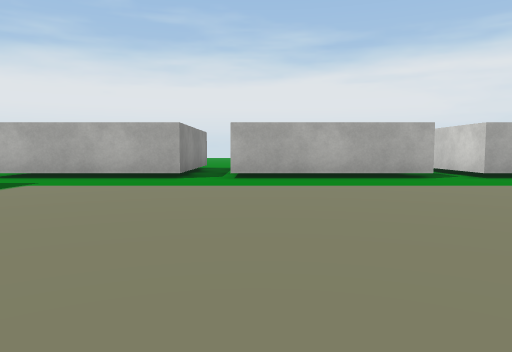
View 1 (above)

21 first-person views from a walk through a Unity game level. The camera is 0.55 m above the floor, tilts 4° down and sees 70° across. The floor is counted in squares, 1 m on a side. Each view is taken from the middle of a square. On the plan, view 1 faces up. The plan holds only what a view shows up to about 9 squares ahead; the rest is blank. The place goes on beyond the plan. Some surface patterns are stand-ins.

View 2
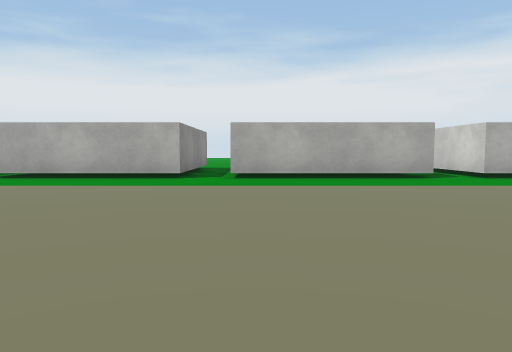

View 3
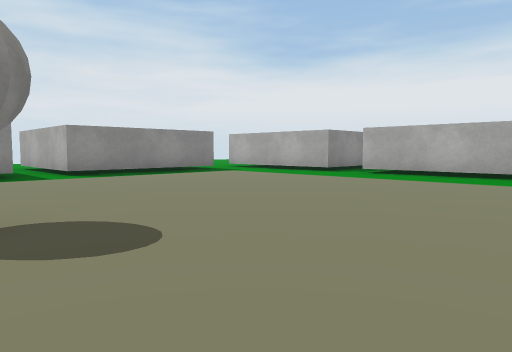

View 4
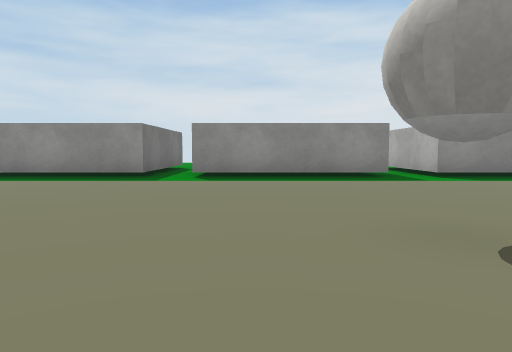

View 5
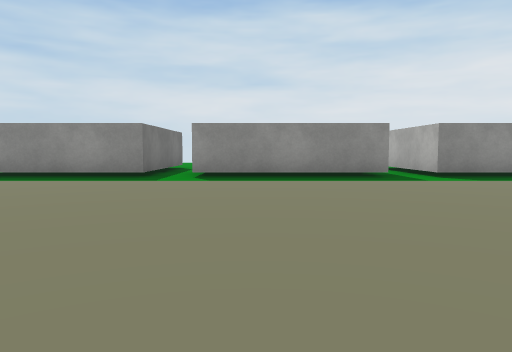

View 6
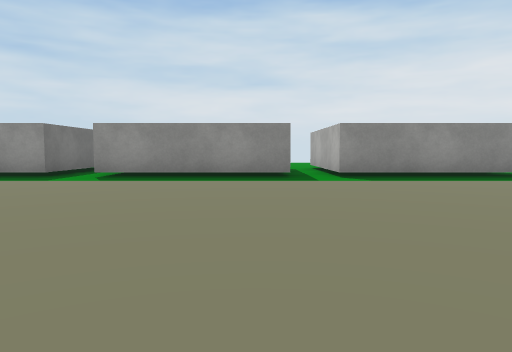

View 7
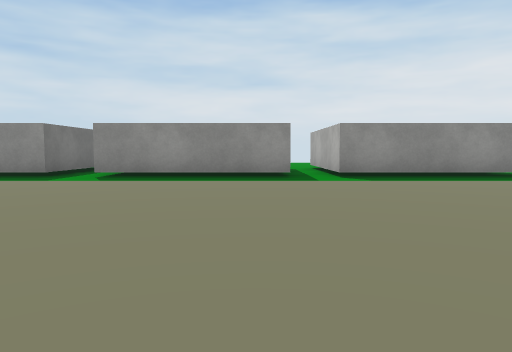

View 8
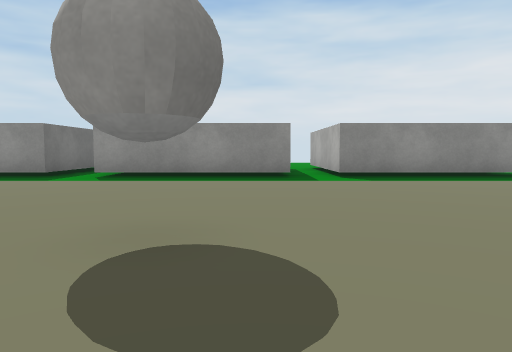

View 9
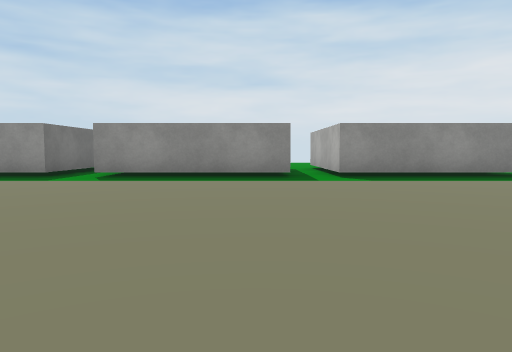

View 10
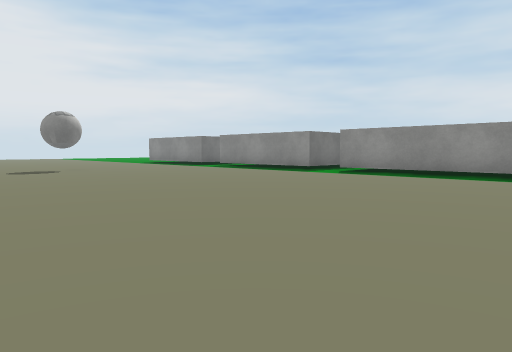

View 11
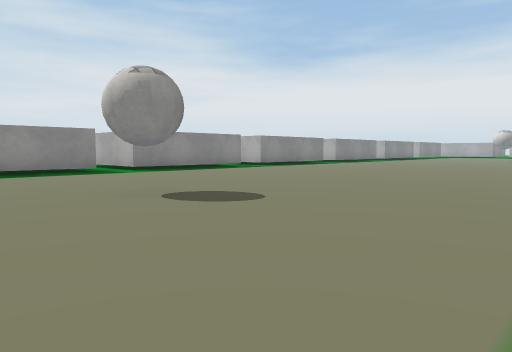

View 12
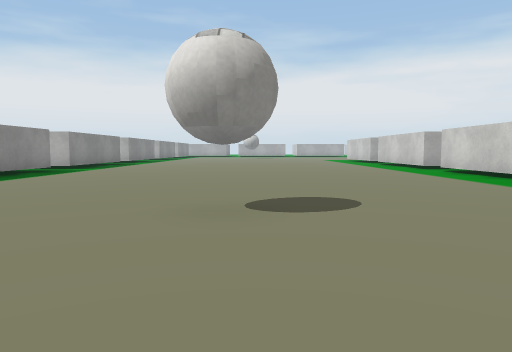

View 13
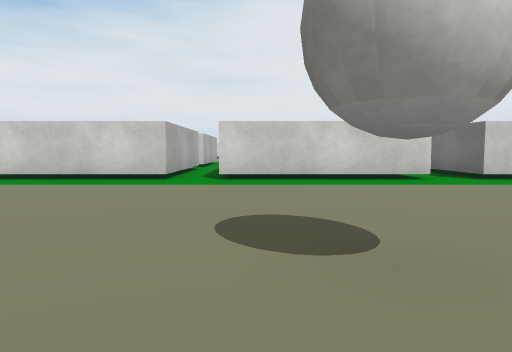

View 14
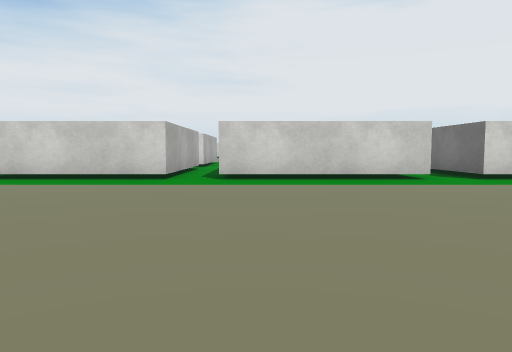

View 15
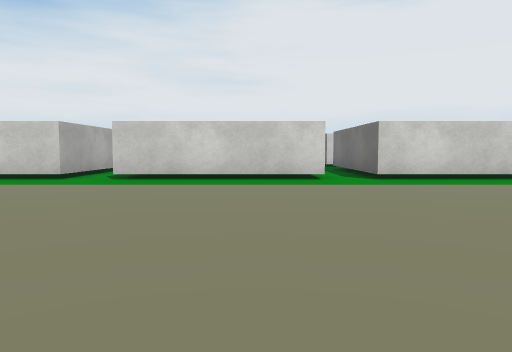

View 16
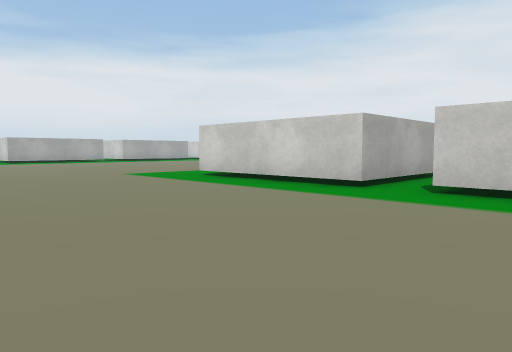

View 17
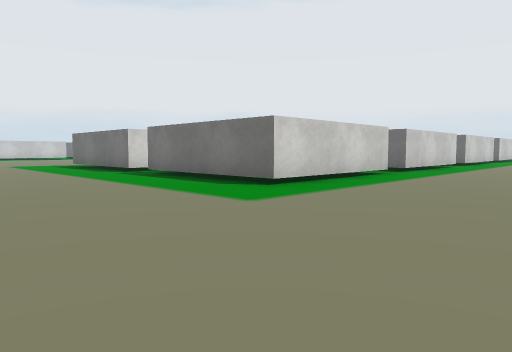

View 18
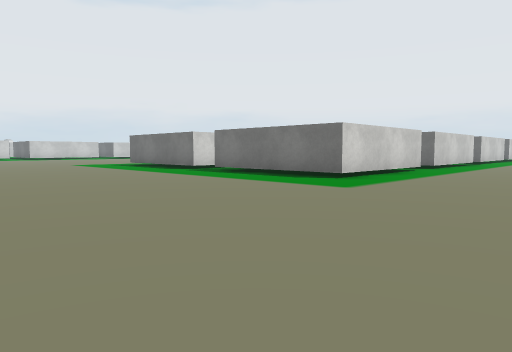

View 19
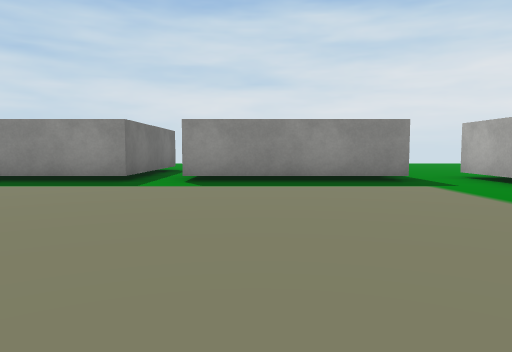

View 20
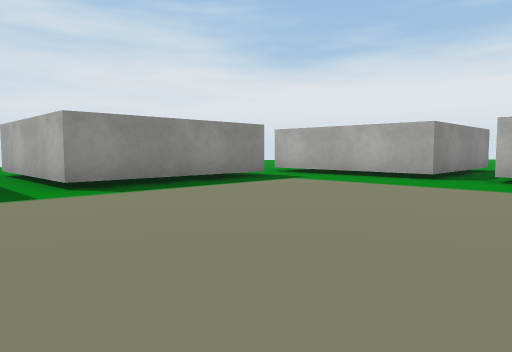

View 21
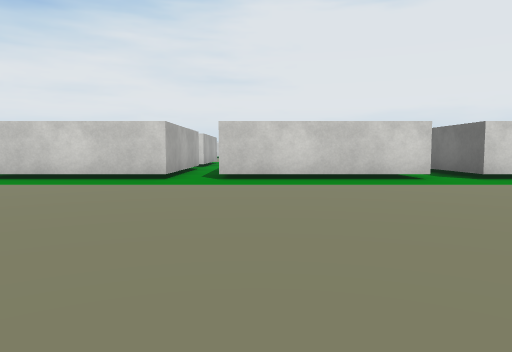

### Floor plan
Points are (right, up) in squares from view 1. A wall is a line through its corners. A room is listed if a view was taken in it or the views show most of it. See-through windows are left out.
Room 1 (views 1, 2, 3, 4, 5, 6, 7, 8, 9, 10, 11, 12, 13, 14, 15, 16, 17, 18, 19, 20, 21)
walls: (-6, -9.3) (-4.4, -9.3) (-4.4, -13.3) (-6.1, -13.3); (8, -13.3) (5.9, -13.3) (5.9, -9.2); (8.9, -8.3) (5.9, -8.3) (5.9, -4.3) (9.5, -4.3); (-6.1, -14.3) (-4.4, -14.3) (-4.4, -18.3) (-6.1, -18.3); (-6, -4.3) (-4.4, -4.3) (-4.4, -8.3) (-6.1, -8.3); (8, -18.3) (5.9, -18.3) (5.9, -14.3) (8, -14.3); (-6.1, -19.3) (-4.4, -19.3) (-4.4, -23.3) (-6.1, -23.3); (-7, 0.7) (-4.4, 0.7) (-4.4, -3.3) (-6, -3.3); (8, -23.3) (5.9, -23.3) (5.9, -19.3) (8, -19.3); (-6.1, -24.3) (-4.4, -24.3) (-4.4, -28.4); (-4.4, 5.8) (-4.4, 1.7) (-8.5, 1.7); (-1.5, 8.5) (-1.5, 7.2) (-5.5, 7.2); (3.5, 8.5) (3.5, 7.2) (-0.5, 7.2); (8.6, 7.2) (4.5, 7.2) (4.5, 8.5); (5.9, -28.4) (5.9, -24.3) (8, -24.3); (5.9, -29.9) (5.9, -29.3) (8, -29.3); (-6.1, -29.3) (-4.4, -29.3) (-4.4, -30.2)
ways out: opening at (-6, 7)
objects: ball (1, -21); ball (1, -1)

Positions as (right, up) in squares from view 1, and headings:
1: (0, 0), facing up
2: (5, 0), facing up
3: (4, -1), facing up-left
4: (3, -2), facing left
5: (3, -7), facing left
6: (3, -10), facing left
7: (3, -15), facing left
8: (3, -20), facing left
9: (3, -25), facing left
10: (4, -23), facing down-left
11: (5, -23), facing up-left
12: (1, -24), facing up
13: (-1, -20), facing right
14: (-1, -15), facing right
15: (-1, -12), facing right
16: (1, -11), facing up-right
17: (2, 0), facing down-right
18: (2, 2), facing down-right
19: (2, 3), facing left
20: (1, 0), facing up-left
21: (-1, -25), facing right
